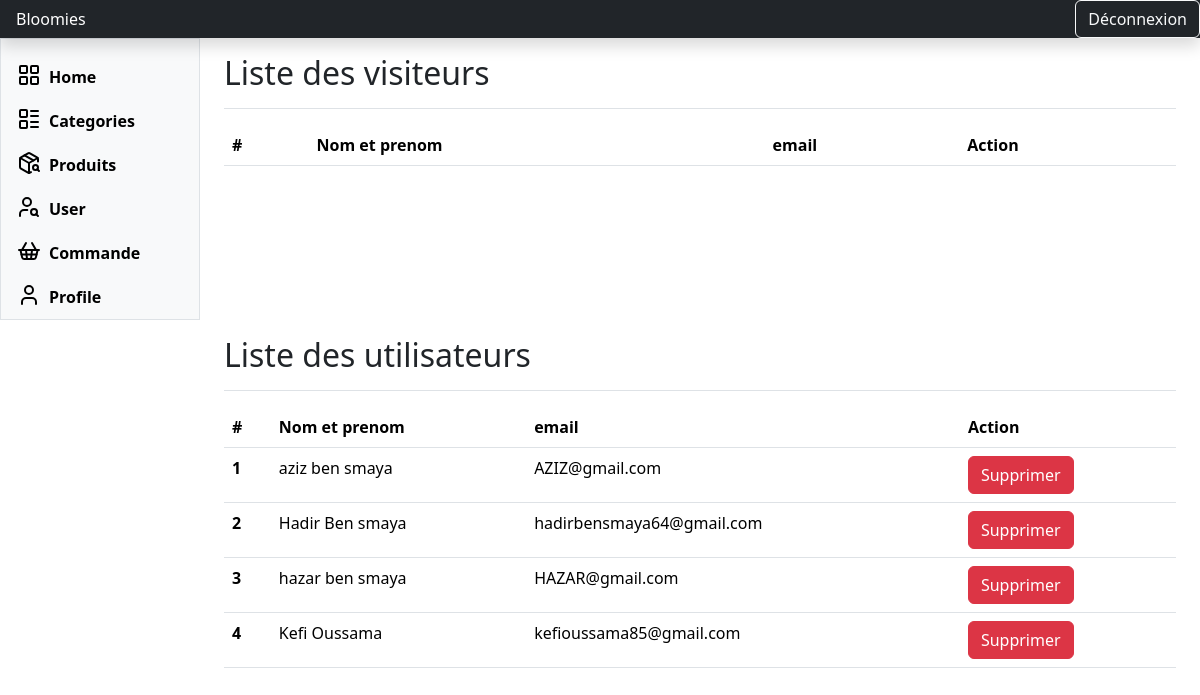
The page /admin/visiteurs/liste.php on the database as committed earlier.
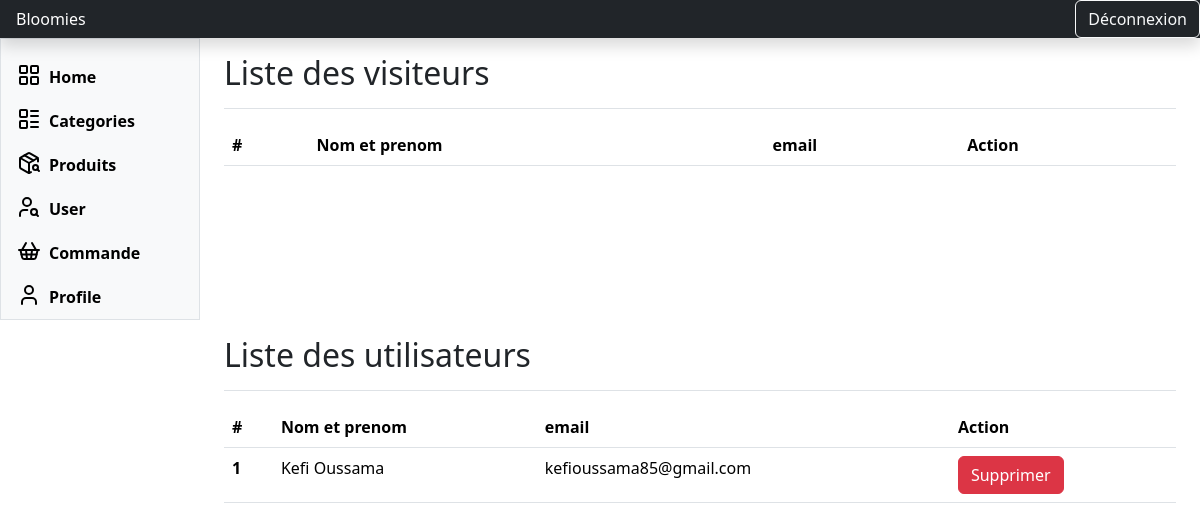
The same page on the database as committed later.
### tables this page shows
CREATE TABLE `visiteurs` (
  `id` int(11) NOT NULL,
  `nom` varchar(255) NOT NULL,
  `prenom` varchar(255) NOT NULL,
  `mp` varchar(255) NOT NULL,
  `email` varchar(255) NOT NULL,
  `telephone` varchar(12) NOT NULL,
  `etat` int(11) DEFAULT 0
);

### inc/functions.php (called while the page is built, shortened)
<?php
function getAllUsers($conn) {
    try {
        $requete = "SELECT * FROM visiteurs WHERE etat=1";
        $resultat = $conn->query($requete);
        $users = $resultat->fetchAll();
        return $users;
    } catch (Exception $e) {
        echo "Erreur: " . $e->getMessage();
        return false;
    }
}
?>

### admin/visiteurs/liste.php (the view, shortened to what this page needs)
<?php
include "../../inc/functions.php";
$Utilisateurs= getAllUsers($conn);
include "../template/header.php";
?>
<div class="container-fluid">
  <div class="row">
  <?php
   include "../template/navigation.php";
?>
    <div class="col-md-9 ms-sm-auto col-lg-10 px-md-4">
      <div class="d-flex justify-content-between flex-wrap flex-md-nowrap align-items-center pt-3 pb-2 mb-3 border-bottom">
        <h1 class="h2">Liste des visiteurs </h1>
      </div>
      <div>
      <table class="table">
          <thead>
            <tr>
              <th scope="col">#</th>
              <th scope="col">Nom et prenom</th>
              <th scope="col">email</th>
              <th scope="col">Action</th>
            </tr>
          </thead>
        </table>
      </div>
    </div>
    <div class="col-md-9 ms-sm-auto col-lg-10 px-md-4">
      <div class="d-flex justify-content-between flex-wrap flex-md-nowrap align-items-center pt-3 pb-2 mb-3 border-bottom">
        <h1 class="h2">Liste des utilisateurs </h1>
      </div>
      <div>
      <table class="table">
          <thead>
            <tr>
              <th scope="col">#</th>
              <th scope="col">Nom et prenom</th>
              <th scope="col">email</th>
              <th scope="col">Action</th>
            </tr>
          </thead>
          <tbody>
          <?php
          foreach($Utilisateurs as $i => $user){
            $i++;
                     print'<tr>
                     <th scope="row">'.$i.'</th>
                     <td>'.$user['nom'].' '.$user['prenom'].'</td>
                     <td>'.$user['email'].'</td>
                     <td>
                        <a href="supprimer.php?id='.$user['id'].'"  class="btn btn-danger">Supprimer</a>
                    </td>
                   </tr>';
          }
          ?>
          </tbody>
        </table>
      </div>
    </div>
  </div>
</div>
<?php
include "../template/footer.php";
?>

Rows that differ between the two databases and show on the page:
removed visiteurs: nom "aziz", prenom "ben smaya", email "AZIZ@gmail.com"
removed visiteurs: nom "Hadir", prenom "Ben smaya", email "hadirbensmaya64@gmail.com"
removed visiteurs: nom "hazar", prenom "ben smaya", email "HAZAR@gmail.com"
